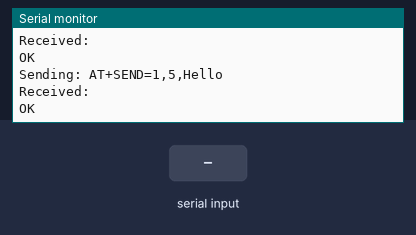
Recording of a sketch running on a simulated Arduino Uno, built with avr-gcc and run on an emulated ATmega328P. On the bench: the last lines printed to the serial monitor. The inputs (shaded band) are chosen by the test bench. The modem accepts every AT command (registered, SIM ready, sends succeed) and sends nothing else.

Above: at 7.7 s.
7.8 s: "1" received over the second serial link
At 9.9 s:
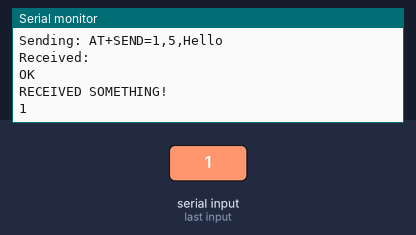
10.2 s: "0" received over the second serial link
11.7 s: "2" received over the second serial link
At 12.4 s:
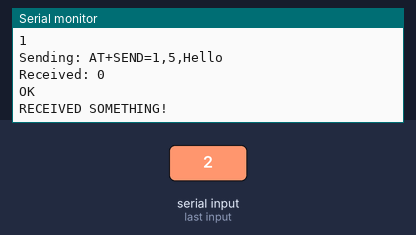

The sketch:

LoRa_receiver.ino
```cpp
#include <SoftwareSerial.h>

#define RX 3
#define TX 2

SoftwareSerial lora(RX, TX); // RX, TX --> physically(RX=2, TX=3) 902 mhz band
unsigned int rec_timeout = 10000;
unsigned int prev_sent = 0;

void setup() {
  Serial.begin(115200); // Initialize USB Serial
  lora.begin(115200); // Initialize Software Serial
  sendATcommand("AT+ADDRESS=7", 500);
  sendATcommand("AT+BAND=905000000", 500);
  sendATcommand("AT+NETWORKID=5", 500);
  delay(5000);
}
bool sender = true;
void loop() {
  // Check if data is available on USB Serial
  // while (Serial.available()) {
  //   String data = Serial.readString();
  //   lora.println(data); // Send data to Software Serial

  //   //Serial.flush() //is very slow
  // }
  if (sender){
    sendATcommand("AT+SEND=1,5,Hello", 500);
    sender = false;
    prev_sent = millis();
  }
  else if (!sender){
    // Check if data is available on Software Serial
    String incomingString;
    if (lora.available()) {
      Serial.println("RECEIVED SOMETHING!");
      incomingString = lora.readString();
      Serial.println(incomingString);

      char dataArray[30];
      incomingString.toCharArray(dataArray,30);
      char* data = strtok(dataArray, ",");
      data = strtok(NULL, ",");
      data = strtok(NULL, ",");
      Serial.println(data);
      delay(2000);
      sender = true;
    }
    // else if ((millis()-prev_sent)>rec_timeout){
    //   Serial.println("Timeout");
    //   sender = true;
    //   prev_sent = millis();
    // }
  }
}

String sendATcommand(const char *toSend, unsigned long milliseconds) {
  String result;
  Serial.print("Sending: ");
  Serial.println(toSend);
  lora.println(toSend);
  unsigned long startTime = millis();
  Serial.print("Received: ");
  while (millis() - startTime < milliseconds) {
    if (lora.available()) {
      char c = lora.read();
      Serial.write(c);
      result += c;  // append to the result string
    }
  }
  Serial.println();  // new line after timeout.
  return result;
}
```

Measured:
- after the input at 7.8 s, the serial monitor: prints a new line at once (image 1)
- after the input at 11.7 s, the serial monitor: prints a new line at once (image 2)
